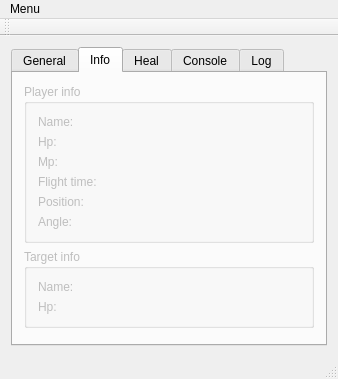
<?xml version="1.0" encoding="UTF-8"?>
<ui version="4.0">
 <class>RRRBotApplicationClass</class>
 <widget class="QMainWindow" name="RRRBotApplicationClass">
  <property name="geometry">
   <rect>
    <x>0</x>
    <y>0</y>
    <width>338</width>
    <height>379</height>
   </rect>
  </property>
  <property name="windowTitle">
   <string>RRRBotApplication</string>
  </property>
  <widget class="QWidget" name="centralWidget">
   <layout class="QGridLayout" name="gridLayout_2">
    <item row="0" column="0">
     <widget class="QTabWidget" name="tabWidget">
      <property name="enabled">
       <bool>true</bool>
      </property>
      <property name="currentIndex">
       <number>1</number>
      </property>
      <widget class="QWidget" name="GeneralTab">
       <attribute name="title">
        <string>General</string>
       </attribute>
       <layout class="QGridLayout" name="gridLayout_5">
        <item row="0" column="0">
         <layout class="QVBoxLayout" name="verticalLayout">
          <item>
           <widget class="QGroupBox" name="ProcessInfoGroupBox">
            <property name="title">
             <string>Process Info</string>
            </property>
            <layout class="QGridLayout" name="gridLayout_6">
             <item row="6" column="1">
              <widget class="QComboBox" name="ModulesComboBox"/>
             </item>
             <item row="6" column="0">
              <widget class="QLabel" name="ModulesLabel">
               <property name="text">
                <string>Modules:</string>
               </property>
              </widget>
             </item>
             <item row="5" column="1">
              <widget class="QLabel" name="ProcessHandleValue">
               <property name="text">
                <string/>
               </property>
              </widget>
             </item>
             <item row="5" column="0">
              <widget class="QLabel" name="ProcessHandleLabel">
               <property name="text">
                <string>Process handle:</string>
               </property>
              </widget>
             </item>
             <item row="3" column="1">
              <widget class="QLabel" name="ProcessIdValue">
               <property name="text">
                <string/>
               </property>
              </widget>
             </item>
             <item row="3" column="0">
              <widget class="QLabel" name="ProcessIdLabel">
               <property name="text">
                <string>Process id: </string>
               </property>
              </widget>
             </item>
             <item row="4" column="0">
              <widget class="QLabel" name="WindowHandleLabel">
               <property name="text">
                <string>Window handle:</string>
               </property>
              </widget>
             </item>
             <item row="4" column="1">
              <widget class="QLabel" name="WindowHandleValue">
               <property name="text">
                <string/>
               </property>
              </widget>
             </item>
             <item row="1" column="0">
              <widget class="QPushButton" name="GetProcessInfoButton">
               <property name="text">
                <string>Get Process Info</string>
               </property>
              </widget>
             </item>
             <item row="1" column="1">
              <widget class="QLineEdit" name="ProcessNameEdit">
               <property name="toolTip">
                <string>Type window title here</string>
               </property>
               <property name="text">
                <string>AION Client</string>
               </property>
              </widget>
             </item>
            </layout>
           </widget>
          </item>
         </layout>
        </item>
        <item row="1" column="0">
         <spacer name="verticalSpacer_2">
          <property name="orientation">
           <enum>Qt::Vertical</enum>
          </property>
          <property name="sizeHint" stdset="0">
           <size>
            <width>20</width>
            <height>114</height>
           </size>
          </property>
         </spacer>
        </item>
       </layout>
      </widget>
      <widget class="QWidget" name="InfoTab">
       <property name="enabled">
        <bool>false</bool>
       </property>
       <attribute name="title">
        <string>Info</string>
       </attribute>
       <layout class="QGridLayout" name="gridLayout_3">
        <item row="0" column="0">
         <layout class="QVBoxLayout" name="verticalLayout_2">
          <item>
           <widget class="QGroupBox" name="PlayerInfoGroupBox">
            <property name="title">
             <string>Player info</string>
            </property>
            <layout class="QFormLayout" name="formLayout_3">
             <item row="0" column="0">
              <widget class="QLabel" name="NameLabel">
               <property name="text">
                <string>Name:</string>
               </property>
              </widget>
             </item>
             <item row="0" column="1">
              <widget class="QLabel" name="NameValue">
               <property name="text">
                <string/>
               </property>
              </widget>
             </item>
             <item row="1" column="0">
              <widget class="QLabel" name="HpLabel">
               <property name="text">
                <string>Hp:</string>
               </property>
              </widget>
             </item>
             <item row="1" column="1">
              <widget class="QLabel" name="HpValue">
               <property name="text">
                <string/>
               </property>
              </widget>
             </item>
             <item row="2" column="0">
              <widget class="QLabel" name="MpLabel">
               <property name="text">
                <string>Mp:</string>
               </property>
              </widget>
             </item>
             <item row="2" column="1">
              <widget class="QLabel" name="MpValue">
               <property name="text">
                <string/>
               </property>
              </widget>
             </item>
             <item row="3" column="0">
              <widget class="QLabel" name="FlightTimeLabel">
               <property name="text">
                <string>Flight time: </string>
               </property>
              </widget>
             </item>
             <item row="3" column="1">
              <widget class="QLabel" name="FlightTimeValue">
               <property name="text">
                <string/>
               </property>
              </widget>
             </item>
             <item row="4" column="0">
              <widget class="QLabel" name="PositionLabel">
               <property name="text">
                <string>Position:</string>
               </property>
              </widget>
             </item>
             <item row="4" column="1">
              <widget class="QLabel" name="PositionValue">
               <property name="text">
                <string/>
               </property>
              </widget>
             </item>
             <item row="5" column="0">
              <widget class="QLabel" name="AngleLabel">
               <property name="text">
                <string>Angle:</string>
               </property>
              </widget>
             </item>
             <item row="5" column="1">
              <widget class="QLabel" name="AngleValue">
               <property name="text">
                <string/>
               </property>
              </widget>
             </item>
            </layout>
           </widget>
          </item>
          <item>
           <widget class="QGroupBox" name="TargetInfoGroupBox">
            <property name="title">
             <string>Target info</string>
            </property>
            <layout class="QFormLayout" name="formLayout_2">
             <item row="0" column="0">
              <widget class="QLabel" name="TargetNameLabel">
               <property name="text">
                <string>Name:</string>
               </property>
              </widget>
             </item>
             <item row="1" column="0">
              <widget class="QLabel" name="TargetHpLabel">
               <property name="text">
                <string>Hp:</string>
               </property>
              </widget>
             </item>
             <item row="0" column="1">
              <widget class="QLabel" name="TargetNameValue">
               <property name="text">
                <string/>
               </property>
              </widget>
             </item>
             <item row="1" column="1">
              <widget class="QLabel" name="TargetHpValue">
               <property name="text">
                <string/>
               </property>
              </widget>
             </item>
            </layout>
           </widget>
          </item>
         </layout>
        </item>
        <item row="3" column="0">
         <spacer name="verticalSpacer">
          <property name="orientation">
           <enum>Qt::Vertical</enum>
          </property>
          <property name="sizeHint" stdset="0">
           <size>
            <width>20</width>
            <height>112</height>
           </size>
          </property>
         </spacer>
        </item>
       </layout>
      </widget>
      <widget class="QWidget" name="HealTab">
       <property name="enabled">
        <bool>false</bool>
       </property>
       <attribute name="title">
        <string>Heal</string>
       </attribute>
       <layout class="QFormLayout" name="formLayout">
        <property name="fieldGrowthPolicy">
         <enum>QFormLayout::AllNonFixedFieldsGrow</enum>
        </property>
        <item row="1" column="0">
         <widget class="QLabel" name="HPHealLabel">
          <property name="text">
           <string>HP Heal key:</string>
          </property>
         </widget>
        </item>
        <item row="1" column="1">
         <widget class="QKeySequenceEdit" name="HPHealKeyEdit"/>
        </item>
        <item row="2" column="0">
         <widget class="QLabel" name="MPHealLabel">
          <property name="text">
           <string>MP Heal key:</string>
          </property>
         </widget>
        </item>
        <item row="2" column="1">
         <widget class="QKeySequenceEdit" name="MPHealKeyEdit"/>
        </item>
        <item row="7" column="0">
         <spacer name="verticalSpacer_3">
          <property name="orientation">
           <enum>Qt::Vertical</enum>
          </property>
          <property name="sizeHint" stdset="0">
           <size>
            <width>20</width>
            <height>40</height>
           </size>
          </property>
         </spacer>
        </item>
        <item row="4" column="0">
         <widget class="QLabel" name="HPUseLabel">
          <property name="text">
           <string>Use HP Potion when HP &lt; </string>
          </property>
         </widget>
        </item>
        <item row="4" column="1">
         <widget class="QSpinBox" name="HPUseSpin">
          <property name="suffix">
           <string>%</string>
          </property>
          <property name="value">
           <number>0</number>
          </property>
         </widget>
        </item>
        <item row="5" column="0">
         <widget class="QLabel" name="MPUseLabel">
          <property name="text">
           <string>Use MP Potion when MP &lt; </string>
          </property>
         </widget>
        </item>
        <item row="5" column="1">
         <widget class="QSpinBox" name="MPUseSpin">
          <property name="suffix">
           <string>%</string>
          </property>
         </widget>
        </item>
        <item row="0" column="0">
         <widget class="QCheckBox" name="HealTabEnabledCheck">
          <property name="text">
           <string>Enabled</string>
          </property>
         </widget>
        </item>
        <item row="3" column="0">
         <widget class="QLabel" name="FlightHealLabel">
          <property name="text">
           <string>Flight Heal key:</string>
          </property>
         </widget>
        </item>
        <item row="3" column="1">
         <widget class="QKeySequenceEdit" name="FlightHealKeyEdit"/>
        </item>
        <item row="6" column="0">
         <widget class="QLabel" name="FlightUseLabel">
          <property name="text">
           <string>Use Flight Potion when &lt;</string>
          </property>
         </widget>
        </item>
        <item row="6" column="1">
         <widget class="QSpinBox" name="FlightUseSpin">
          <property name="suffix">
           <string>%</string>
          </property>
         </widget>
        </item>
       </layout>
      </widget>
      <widget class="QWidget" name="ConsoleTab">
       <property name="enabled">
        <bool>false</bool>
       </property>
       <attribute name="title">
        <string>Console</string>
       </attribute>
       <layout class="QGridLayout" name="gridLayout_4">
        <item row="0" column="0" colspan="2">
         <widget class="QTextEdit" name="CommandOutputEdit"/>
        </item>
        <item row="1" column="0">
         <widget class="QPushButton" name="ConsoleClearButton">
          <property name="text">
           <string>Clear</string>
          </property>
         </widget>
        </item>
        <item row="2" column="0">
         <widget class="QPushButton" name="LaunchCommandButton">
          <property name="text">
           <string>Launch</string>
          </property>
          <property name="default">
           <bool>true</bool>
          </property>
         </widget>
        </item>
        <item row="2" column="1">
         <widget class="QLineEdit" name="ConsoleInputEdit"/>
        </item>
       </layout>
      </widget>
      <widget class="QWidget" name="LogTab">
       <attribute name="title">
        <string>Log</string>
       </attribute>
       <layout class="QGridLayout" name="gridLayout_7">
        <item row="0" column="0">
         <widget class="QTextEdit" name="LogEdit"/>
        </item>
        <item row="1" column="0">
         <widget class="QPushButton" name="LogClearButton">
          <property name="text">
           <string>Clear log</string>
          </property>
         </widget>
        </item>
       </layout>
      </widget>
     </widget>
    </item>
   </layout>
  </widget>
  <widget class="QMenuBar" name="menuBar">
   <property name="geometry">
    <rect>
     <x>0</x>
     <y>0</y>
     <width>338</width>
     <height>21</height>
    </rect>
   </property>
   <widget class="QMenu" name="menuMenu">
    <property name="title">
     <string>Menu</string>
    </property>
    <addaction name="actionLoad_Config"/>
   </widget>
   <addaction name="menuMenu"/>
  </widget>
  <widget class="QToolBar" name="mainToolBar">
   <attribute name="toolBarArea">
    <enum>TopToolBarArea</enum>
   </attribute>
   <attribute name="toolBarBreak">
    <bool>false</bool>
   </attribute>
  </widget>
  <widget class="QStatusBar" name="statusBar"/>
  <action name="actionLoad_Config">
   <property name="enabled">
    <bool>false</bool>
   </property>
   <property name="text">
    <string>Load Config</string>
   </property>
  </action>
 </widget>
 <layoutdefault spacing="6" margin="11"/>
 <resources>
  <include location="rrrbotapplication.qrc"/>
 </resources>
 <connections/>
</ui>
